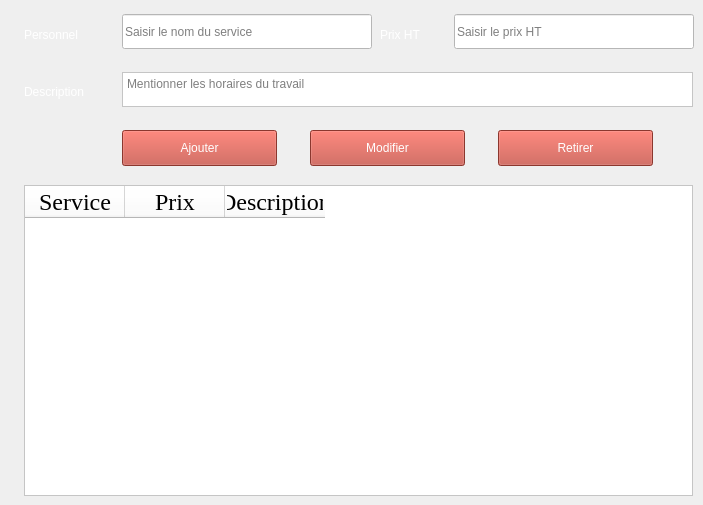
       <widget class="QWidget" name="services_base">
        <widget class="QLineEdit" name="personnel_services">
         <property name="geometry">
          <rect>
           <x>122</x>
           <y>14</y>
           <width>250</width>
           <height>35</height>
          </rect>
         </property>
         <property name="statusTip">
          <string/>
         </property>
         <property name="whatsThis">
          <string/>
         </property>
         <property name="styleSheet">
          <string notr="true">background-color: rgb(255, 255, 255);
font: 18pt &quot;Times New Roman&quot;;</string>
         </property>
         <property name="text">
          <string/>
         </property>
         <property name="placeholderText">
          <string>Saisir le nom du service</string>
         </property>
        </widget>
        <widget class="QLineEdit" name="prixht_services">
         <property name="geometry">
          <rect>
           <x>454</x>
           <y>14</y>
           <width>240</width>
           <height>35</height>
          </rect>
         </property>
         <property name="styleSheet">
          <string notr="true">background-color: rgb(255, 255, 255);
font: 18pt &quot;Times New Roman&quot;;</string>
         </property>
         <property name="placeholderText">
          <string>Saisir le prix HT</string>
         </property>
        </widget>
        <widget class="QTextEdit" name="description_service">
         <property name="geometry">
          <rect>
           <x>122</x>
           <y>72</y>
           <width>571</width>
           <height>35</height>
          </rect>
         </property>
         <property name="styleSheet">
          <string notr="true">background-color: rgb(255, 255, 255);
font: 18pt &quot;Times New Roman&quot;;</string>
         </property>
         <property name="placeholderText">
          <string>Mentionner les horaires du travail </string>
         </property>
        </widget>
        <widget class="QLabel" name="label_personnel">
         <property name="geometry">
          <rect>
           <x>24</x>
           <y>25</y>
           <width>91</width>
           <height>20</height>
          </rect>
         </property>
         <property name="styleSheet">
          <string notr="true">color: rgb(255, 255, 255);
font: 18pt &quot;Times New Roman&quot;;</string>
         </property>
         <property name="text">
          <string>Personnel</string>
         </property>
        </widget>
        <widget class="QLabel" name="label_prixHT">
         <property name="geometry">
          <rect>
           <x>380</x>
           <y>25</y>
           <width>58</width>
           <height>20</height>
          </rect>
         </property>
         <property name="styleSheet">
          <string notr="true">color: rgb(255, 255, 255);
font: 18pt &quot;Times New Roman&quot;;</string>
         </property>
         <property name="text">
          <string>Prix HT</string>
         </property>
        </widget>
        <widget class="QLabel" name="label_description_2">
         <property name="geometry">
          <rect>
           <x>24</x>
           <y>82</y>
           <width>83</width>
           <height>20</height>
          </rect>
         </property>
         <property name="styleSheet">
          <string notr="true">color: rgb(255, 255, 255);
font: 18pt &quot;Times New Roman&quot;;</string>
         </property>
         <property name="text">
          <string>Description</string>
         </property>
        </widget>
        <widget class="QPushButton" name="ajouter_services">
         <property name="geometry">
          <rect>
           <x>122</x>
           <y>130</y>
           <width>155</width>
           <height>36</height>
          </rect>
         </property>
         <property name="styleSheet">
          <string notr="true">color: rgb(255, 255, 255);
font: 18pt &quot;Times New Roman&quot;;
background-color: rgb(195, 77, 64);</string>
         </property>
         <property name="text">
          <string>Ajouter</string>
         </property>
        </widget>
        <widget class="QPushButton" name="modifier_services">
         <property name="geometry">
          <rect>
           <x>310</x>
           <y>130</y>
           <width>155</width>
           <height>36</height>
          </rect>
         </property>
         <property name="styleSheet">
          <string notr="true">color: rgb(255, 255, 255);
font: 18pt &quot;Times New Roman&quot;;
background-color: rgb(195, 77, 64);</string>
         </property>
         <property name="text">
          <string>Modifier</string>
         </property>
        </widget>
        <widget class="QPushButton" name="retirer_services">
         <property name="geometry">
          <rect>
           <x>498</x>
           <y>130</y>
           <width>155</width>
           <height>36</height>
          </rect>
         </property>
         <property name="styleSheet">
          <string notr="true">color: rgb(255, 255, 255);
font: 18pt &quot;Times New Roman&quot;;
background-color: rgb(195, 77, 64);</string>
         </property>
         <property name="text">
          <string>Retirer</string>
         </property>
        </widget>
        <widget class="QTableWidget" name="table_services">
         <property name="geometry">
          <rect>
           <x>24</x>
           <y>185</y>
           <width>669</width>
           <height>311</height>
          </rect>
         </property>
         <property name="styleSheet">
          <string notr="true">background-color: rgb(255, 255, 255);</string>
         </property>
         <column>
          <property name="text">
           <string>Service</string>
          </property>
          <property name="font">
           <font>
            <family>Times New Roman</family>
            <pointsize>18</pointsize>
           </font>
          </property>
         </column>
         <column>
          <property name="text">
           <string>Prix</string>
          </property>
          <property name="font">
           <font>
            <family>Times New Roman</family>
            <pointsize>18</pointsize>
           </font>
          </property>
         </column>
         <column>
          <property name="text">
           <string>Description</string>
          </property>
          <property name="font">
           <font>
            <family>Times New Roman</family>
            <pointsize>18</pointsize>
           </font>
          </property>
         </column>
        </widget>
       </widget>
